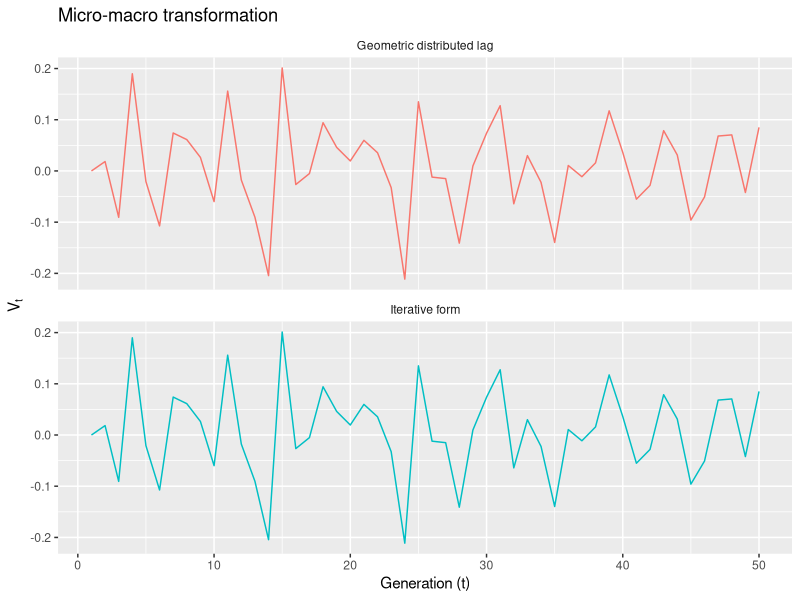
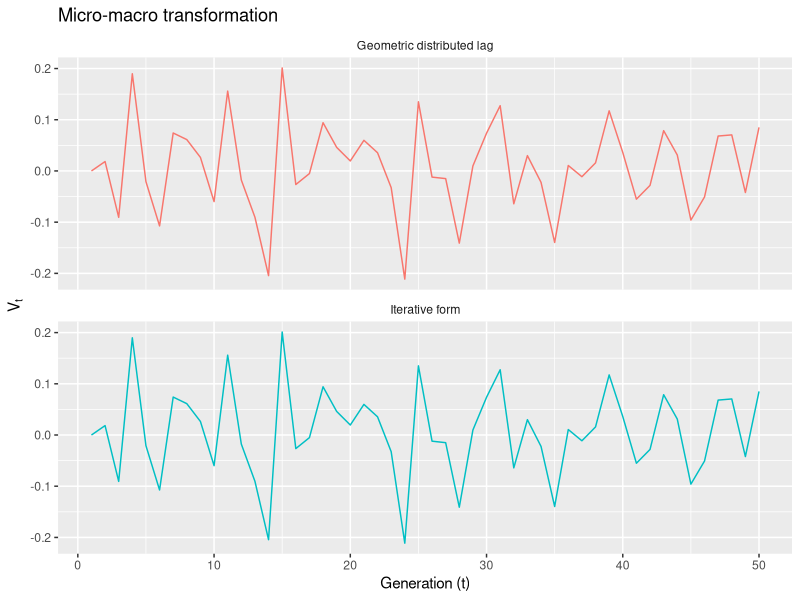

Recreate these plots in R, in order.

# working model 
library(ggplot2)

set.seed(1)

## ---------------------------
## Parameters
## ---------------------------
Tmax <- 50
phi  <- (sqrt(5) - 1) / 2
noise_sd <- 0.1

eps <- rnorm(Tmax, 0, noise_sd)

## ---------------------------
## (1) Geometric distributed lag
## ---------------------------
V_gdl <- numeric(Tmax)

for (t in 2:Tmax) {
  lags    <- V_gdl[1:(t - 1)]
  weights <- phi^(seq_len(t - 1))
  V_gdl[t] <- -phi * sum(weights * rev(lags)) + eps[t]
}

## ---------------------------
## (2) Iterative inherited form
## ---------------------------
V_new <- numeric(Tmax)
V_inh <- numeric(Tmax)

for (t in 2:Tmax) {
  V_new[t] <- -phi * V_inh[t] + eps[t]
  V_inh[t + 1] <- phi * (V_new[t] + V_inh[t])
}

## ---------------------------
## Prepare data for ggplot
## ---------------------------
df <- data.frame(
  t     = rep(1:Tmax, 2),
  V     = c(V_gdl, V_new),
  model = factor(
    rep(c("Geometric distributed lag",
          "Iterative form"),
        each = Tmax),
    levels = c("Geometric distributed lag",
               "Iterative form")
  )
)

## ---------------------------
## Visualization (two panels)
## ---------------------------
ggplot(df, aes(t, V,col=model)) +
  geom_line(linewidth = 0.5,show.legend=F) +
  facet_wrap(~ model, ncol = 1, scales = "free_y") +
  theme(
    strip.background = element_blank()
  )+  
  labs(
    x = "Generation (t)",
    y = expression(V[t]),
    title = "Micro-macro transformation",
  )

ggsave("micro_macro_transformation.pdf",width=unit(3,"in"),height=unit(2.2,"in"))
